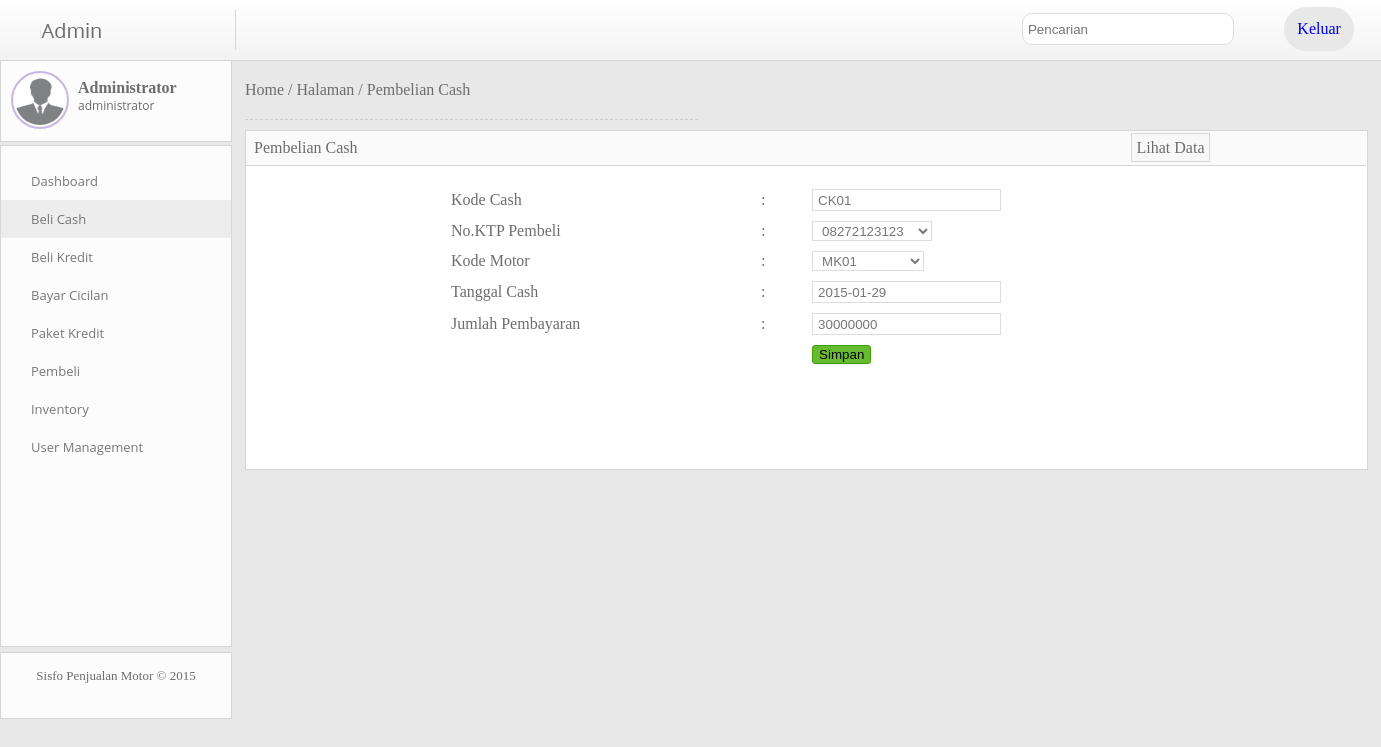
Page /index.php?mod=cash&aksi=edit&id=CK01 (signed in) on the committed database.
### tables this page shows
CREATE TABLE `beli_cash` (
  `cash_kode` char(10) NOT NULL,
  `pembeli_no_ktp` varchar(17) NOT NULL,
  `motor_kode` char(10) NOT NULL,
  `cash_tanggal` date NOT NULL,
  `cash_bayar` double NOT NULL,
  PRIMARY KEY (`cash_kode`),
  KEY `pembeli_no_ktp` (`pembeli_no_ktp`),
  KEY `motor_kode` (`motor_kode`) USING BTREE,
  CONSTRAINT `beli_cash_ibfk_1` FOREIGN KEY (`pembeli_no_ktp`) REFERENCES `pembeli` (`pembeli_no_ktp`) ON DELETE CASCADE ON UPDATE CASCADE,
  CONSTRAINT `beli_cash_ibfk_2` FOREIGN KEY (`motor_kode`) REFERENCES `motor` (`motor_kode`) ON DELETE CASCADE ON UPDATE CASCADE
);

### module/k-cash.php (the view, shortened to what this page needs)
<?php
$cash_tanggal = $hariini;
$cash_kode = autopk("CK");
$servername = "localhost";
$database = "motor_db";
$uname = "root";
$pass = "";
$conn = mysqli_connect($servername, $uname, $pass, $database);
if ($aksi == 'edit' && isset($id)) {
    $sql_display = mysqli_query($conn, "SELECT *FROM beli_cash WHERE cash_kode='" . $id . "'");
    $row_display = mysqli_fetch_assoc($sql_display);
    $cash_tanggal = $row_display['cash_tanggal'];
    $cash_kode = $row_display['cash_kode'];
    $hidden = "hidden";
}
?>
<div class='breadcumb'>
    <a href='index.php?mod=dashboard'>Home</a> / <a href='index.php'>Halaman</a> / <a href='index.php?mod=cash'>Pembelian Cash</a>
    <div class='garis'></div>
</div>
<div class='isi'>
    <div class='isi-judul'><font>Pembelian Cash</font><a href='index.php?mod=cash'><font>Lihat Data </font></a></div>
    <br>
    <form id="form1" name="form1" method="post" action="">
        <table width="900" cellspacing="0" id='input' border="0" align='center' cellpadding="0">
            <tr>
                <td width='300px'>Kode Cash</td>
                <td>:</td>
                <td ><span id="sprytextfield1">
                        <input type='text' name='cash_kode' id='cash_kode' value=<?php echo '"' . $cash_kode . '"' ?> readonly >
                        <span class="textfieldRequiredMsg">A value is required.</span></span>
                </td>
            </tr>
            <tr>
                <td>No.KTP Pembeli</td>
                <td>:</td>
                <td>
                    <span id="spryselect1">
                        <select name="pembeli_no_ktp" id="pembeli_no_ktp">
                            <option value=<?php echo '"' . $row_display['pembeli_no_ktp'] . '"' . $hidden . '' ?> ><?php echo $row_display['pembeli_no_ktp'] ?>  </option>
                        </select>
                        <span class="selectRequiredMsg">Please select an item.</span></span>
                </td>
            </tr>
            <tr>
                <td>Kode Motor</td>
                <td>:</td>
                <td>   <span id="spryselect2">
                        <select name="motor_kode" id="motor_kode">
                            <option value=<?php echo '"' . $row_display['motor_kode'] . '"' . $hidden . '' ?> ><?php echo $row_display['motor_kode'] ?>  </option>
                        </select>
                        <span class="selectRequiredMsg">Please select an item.</span></span>
                </td>
            </tr>
            <tr>
                <td>Tanggal Cash</td>
                <td>:</td>
                <td><span id="sprytextfield2">
                        <input type="text" required name='cash_tanggal' id='cash_tanggal'  value='<?php echo $cash_tanggal ?>'  >
                        <span class="textfieldRequiredMsg">A value is required.</span></span>
                </td>
            </tr>
            <tr>
                <td>Jumlah Pembayaran</td>
                <td>:</td>
                <td><span id="sprytextfield3">
                        <input type="text" required name='cash_bayar' id='cash_bayar'  value='<?php echo $row_display['cash_bayar'] ?>'  >
                        <span class="textfieldRequiredMsg">A value is required.</span></span>
                </td>
            </tr>
            <tr>
                <td>&nbsp;</td>
                <td>&nbsp;</td>
                <td ><input type="submit" name="Simpan" id="Simpan" value="Simpan" /></td>
            </tr>
        </table>
    </form>
</div>

### asset/css/style.css (style rules this page uses)
body { margin : 0; background-color : #E8E8E8; font-family : 'Century Gothic'; color : #6D6D6D; }
input[type="text"] { height:20px; background-color:#FFF; border:#DDDDDD solid 1px; padding:0px 5px; color : #777777; }
select { height:20px; background-color:#FFF; border:#DDDDDD solid 1px; padding:0px 5px; color : #777777; }
input[type="submit"] { background-color : #67BB30; border-style : solid; border-width : 1px; border-color :#3F9D00; border-radius : 3px; }
.breadcumb a { text-decoration : none; color : #6D6D6D; }
.garis { width : 40%; border-top-style : dashed; border-top-color : #CCCCCC; border-top-width : 0.5px; margin-left : 0px; margin-top : 20px; }
.isi { margin-top : 10px; background-color : #FFFFFF; border-color : #D6D6D6; border-style : solid; border-width : 1px; width : 99%; padding-bottom : 100px; }
.isi-judul { width : 98.5%; padding : 8px; background-color : #FAFAFA; border-bottom-color : #D6D6D6; border-bottom-style : solid; border-bottom-width : 1px; }
.isi-judul a { margin-left : 70%; text-decoration : none; border-style : solid; border-color : #D6D6D6; border-width : 1px; color : #6D6D6D; padding : 5px; background-color : #F8F8F8; }
.isi-judul a font { margin-left : 0px; }
table { *border-collapse: collapse; border-spacing: 0; width: 95%; }
#display th,td { border-top-width : 1px; border-top-style : solid; border-color : #DDDDDD; border-spacing : 0px; }
#input { margin-left : 200px; }
#input tr,td,th { border-style : none; padding : 5px; }

### rows in the picture
beli_cash: cash_kode "CK01", pembeli_no_ktp "08272123123", motor_kode "MK01", cash_tanggal "2015-01-29", cash_bayar "30000000"
